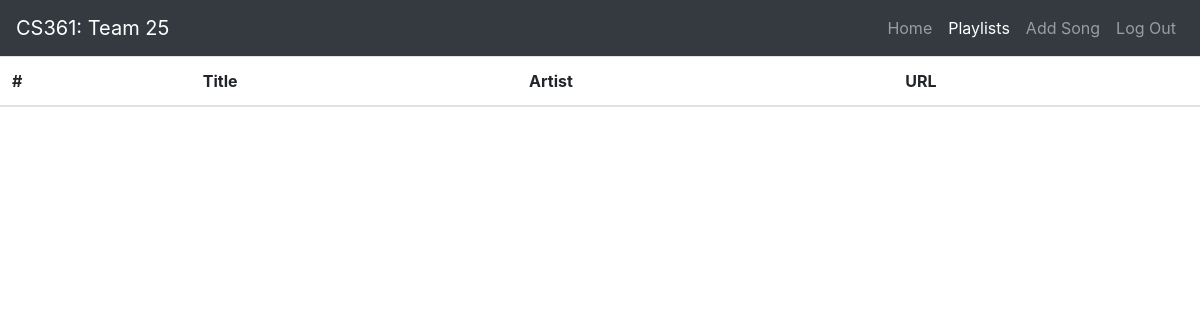
The app's page /playlist/2 (signed in), older data.
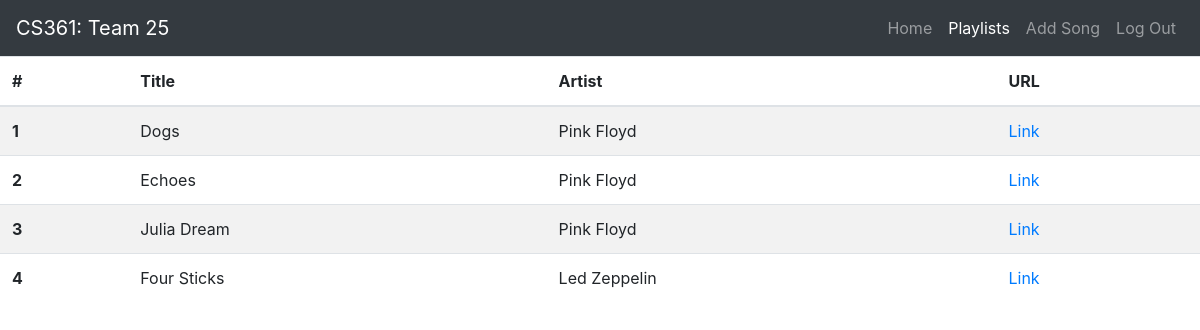
The same page, newer data.
### socialPlaylist/models.py (models this page shows)
class Song(db.Model):
    id = db.Column(db.Integer, primary_key=True)
    title = db.Column(db.String(100), nullable=False)
    artist_firstname = db.Column(db.String(100), nullable=False)
    artist_lastname = db.Column(db.String(100), nullable=False)
    user_id = db.Column(db.Integer, db.ForeignKey('user.id'), nullable=False)  # References 'User' class (note lower case)
    playlist_id = db.Column(db.Integer, db.ForeignKey('playlists.id'), nullable=False)  # References 'Playlist' class (note lower case)
    song_url = db.Column(db.String(100), nullable=False)

### socialPlaylist/routes/routes.py (the view)
@app.route('/playlist/<p_id>', methods =['GET', 'POST'])
@login_required
def view_playlist(p_id):
    songs = get_songs(int(p_id))
    return render_template('view_playlist.html', songs=songs)

### socialPlaylist/helpers/playlist_helpers.py (called while the page is built)
def get_songs(playlist_id):
    return Song.query.filter_by(playlist_id=playlist_id, user_id = current_user.id)

### socialPlaylist/models.py (called while the page is built)
@login.user_loader
def load_user(id):
    return User.query.get(int(id))

### socialPlaylist/templates/view_playlist.html
{% extends "layout.html" %}
{% block content %}
<table class="table table-striped">
    <thead>
      <tr>
        <th scope="col">#</th>
        <th scope="col">Title</th>
        <th scope="col">Artist</th>
        <th scope="col">URL</th>
      </tr>
    </thead>
    <tbody>
        {% for song in songs %}
        <tr>
            <th scope="row">{{loop.index}}</th>
            <td>{{song.title}}</td>
            <td>{{song.artist_firstname}} {{song.artist_lastname}}</td>
            <td><a href="{{song.song_url}}">Link</a></td>
          </tr>
        {% endfor %}
    </tbody>
  </table>
{% endblock %}

### socialPlaylist/templates/layout.html (shortened to what this page needs)
<!DOCTYPE html>
<html lang="en">
    <head>
      <link rel="stylesheet" href="https://stackpath.bootstrapcdn.com/bootstrap/4.3.1/css/bootstrap.min.css">
      <link rel="stylesheet" href="{{ url_for('static', filename = 'css/main.css') }}">
      <link rel="stylesheet" href="{{ url_for('static', filename = 'css/home.css') }}">
    </head>
    <body>
        <nav class="navbar navbar-expand-lg navbar-dark bg-dark">
          <a class="navbar-brand" href="/">CS361: Team 25</a>
          <div class="collapse navbar-collapse" id="navbarTogglerDemo02">
            <ul class="navbar-nav ml-auto mt-2 mt-lg-0">
              <li class="nav-item">
                <a class="nav-link" href="/">Home <span class="sr-only">(current)</span></a>
              </li>
              <li class="nav-item" id="nav-playlist">
                <a class="nav-link" href="{{url_for('playlist')}}">Playlists</a>
              </li>
              <li class="nav-item" id="nav-add_song">
                <a class="nav-link" href="{{url_for('add_song')}}">Add Song</a>
              </li>
              <li class="nav-item" id="nav-logout">
                <a class="nav-link" href="{{url_for('logout')}}">Log Out</a>
              </li>
            </ul>
          </div>
        </nav>
        {% block content %} {% endblock %}
    </body>
</html>

### socialPlaylist/static/css/main.css (style rules this page uses)
body { margin: 0; width: 100vw; height: 100vh; }

Row changes from the older to the newer data that the page shows:
added Song: title "Dogs", artist_firstname "Pink", artist_lastname "Floyd"
added Song: title "Echoes", artist_firstname "Pink", artist_lastname "Floyd"
added Song: title "Julia Dream", artist_firstname "Pink", artist_lastname "Floyd"
added Song: title "Four Sticks", artist_firstname "Led", artist_lastname "Zeppelin"
